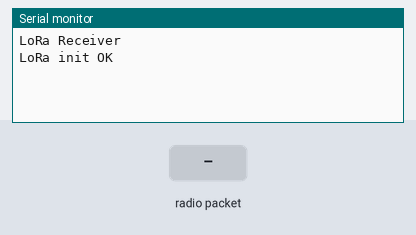
Simulated run of this sketch. Board: Arduino Uno, built with avr-gcc and run on an emulated ATmega328P. Parts: the last lines printed to the serial monitor. Inputs (shaded band) come from the test bench. No radio packets arrive unless stated.

Above: at 1.2 s.
1.3 s: radio packet "1" arrives
At 2.0 s:
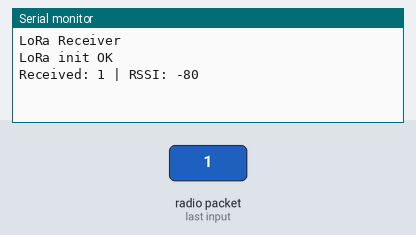
2.8 s: radio packet "0" arrives
At 3.1 s:
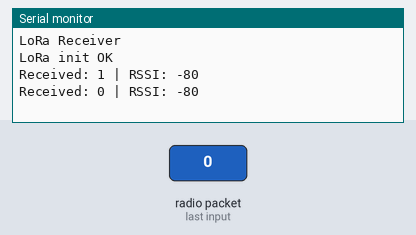
4.3 s: radio packet "2" arrives
At 5.5 s:
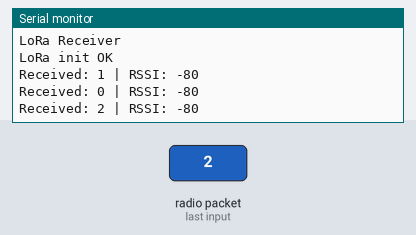

Measured:
- after the input at 1.3 s, the serial monitor: prints a new line at once (image 1)
- after the input at 2.8 s, the serial monitor: prints a new line at once (image 2)
- after the input at 4.3 s, the serial monitor: prints a new line at once (image 3)

The sketch:

lora_receiver.ino
```cpp
#include <SPI.h>
#include <LoRa.h>

#define LORA_CS   10
#define LORA_RST   9
#define LORA_IRQ   2

void setup() {
  Serial.begin(9600);
  while (!Serial);

  Serial.println("LoRa Receiver");

  LoRa.setPins(LORA_CS, LORA_RST, LORA_IRQ);


  //if (!LoRa.begin(915E6)) {
    //Serial.println("LoRa init failed!");
   // while (1);
  //}

  LoRa.begin(800E6);

  LoRa.setSpreadingFactor(7);     // SF7
  LoRa.setSignalBandwidth(125E3); // BW 125 kHz
  LoRa.setCodingRate4(5);         // CR 4/5
  LoRa.setSyncWord(0x34);         // keeps packets "private" to your network

  Serial.println("LoRa init OK");
}

void loop() {
  int packetSize = LoRa.parsePacket();
if (packetSize) {
  Serial.print("Received: ");
  while (LoRa.available()) {
    Serial.print((char)LoRa.read());
  }
  Serial.print(" | RSSI: ");
  Serial.println(LoRa.packetRssi());
}

  }
```
